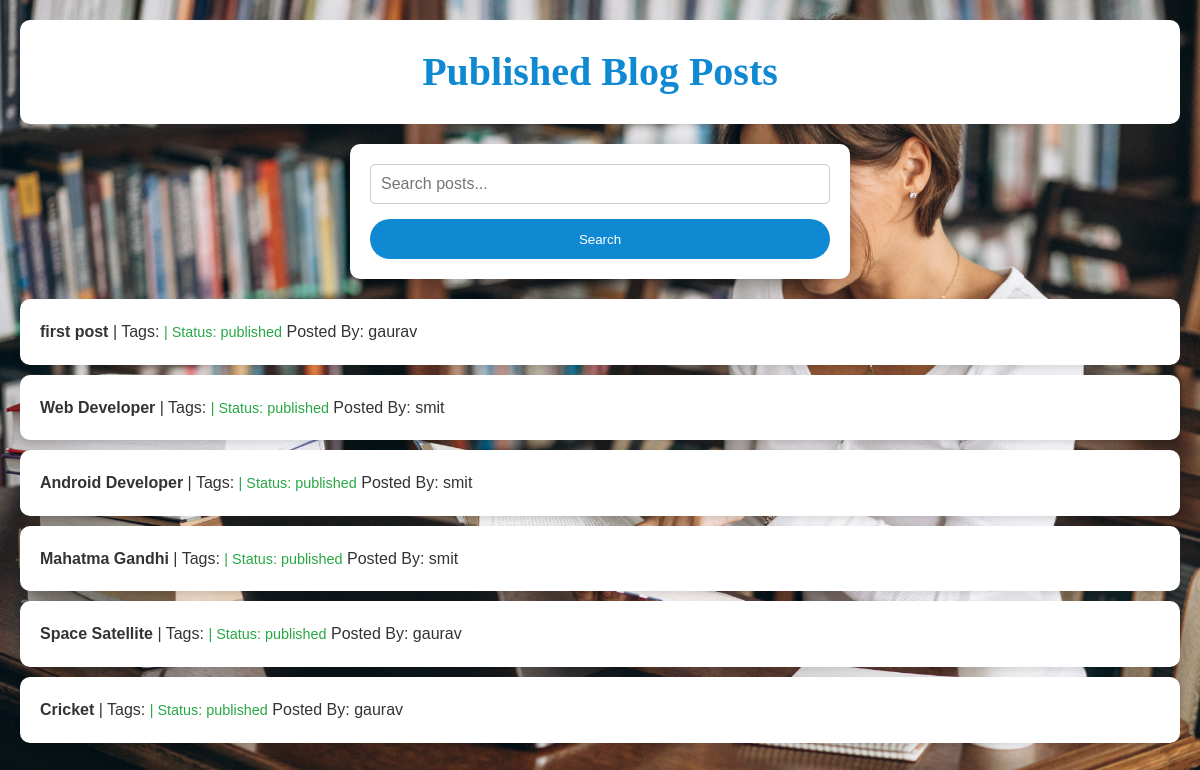
The page / on the database its author committed.
### tables this page shows
CREATE TABLE `posts` (
  `id` int(11) NOT NULL,
  `user_id` int(11) NOT NULL,
  `title` varchar(255) NOT NULL,
  `content` text NOT NULL,
  `tags` varchar(255) DEFAULT NULL,
  `status` enum('draft','published') DEFAULT 'draft',
  `created_at` timestamp NOT NULL DEFAULT current_timestamp()
);

CREATE TABLE `users` (
  `id` int(11) NOT NULL,
  `username` varchar(255) NOT NULL,
  `email` varchar(255) NOT NULL,
  `password` varchar(255) NOT NULL
);

### index.php (the view, shortened to what this page needs)
<?php
include('config/db.php');
$query = "SELECT posts.*, users.username
          FROM posts
          JOIN users ON posts.user_id = users.id
          WHERE posts.status = 'published'";
$stmt = $pdo->prepare($query);
$stmt->execute();
$posts = $stmt->fetchAll();
?>
<!DOCTYPE html>
<html>
<head>
    <link rel="stylesheet" type="text/css" href="css/style.css">
</head>
<body>
    <h1 class="dashboard-header">Published Blog Posts</h1>
    <div class="search-container">
        <form method="GET" action="index.php">
            <input type="text" name="search" placeholder="Search posts..." value="<?= isset($_GET['search']) ? htmlspecialchars($_GET['search']) : '' ?>">
            <button type="submit">Search</button>
        </form>
    </div>
    <ul>
    <?php foreach ($posts as $post): ?>
        <li>
            <a href="views/view_post.php?id=<?= $post['id'] ?>"><?= $post['title'] ?></a>
            <span class="tags">| Tags: <?= $post['tags'] ?></span>
            <span class="status <?= $post['status'] === 'published' ? 'published' : '' ?>">| Status: <?= $post['status'] ?></span>
            <span class="username"> Posted By: <?= $post['username'] ?></span>
        </li>
    <?php endforeach; ?>
    </ul>
</body>
</html>

### css/style.css (style rules this page uses)
* { margin: 0; padding: 0; box-sizing: border-box; }
body { font-family: 'Arial', sans-serif; background-color: #f4f4f4; color: #333; line-height: 1.6; margin: 20px; background-image: url("2.jpg"); background-size: 100%; background-attachment: fixed; }
form { background: white; padding: 20px; margin: 20px auto; box-shadow: 0 5px 15px rgba(0, 0, 0, 0.2); border-radius: 10px; max-width: 500px; }
form input[type="text"], form input[type="password"], form input[type="email"], textarea { width: 100%; padding: 10px; margin-bottom: 15px; border: 1px solid #ccc; border-radius: 5px; font-size: 1em; }
form button { height: 40px; width: 100%; background-color: rgb(16, 137, 211); color: #fff; border: none; border-radius: 50px; }
ul { list-style: none; padding: 0; }
li { background-color: white; margin: 10px 0; padding: 20px; border-radius: 10px; box-shadow: 0 3px 6px rgba(0, 0, 0, 0.1); }
li a { font-weight: bold; color: #333; text-decoration: none; }
.status { font-size: 0.9em; color: #999; }
.status.published { color: #28a745; }
.dashboard-header { background-color: white; color: rgb(16, 137, 211);; padding: 20px; text-align: center; border-radius: 10px; font-family: 'Times New Roman', Times, serif; font-size: 40px; }

### rows shown on the page
posts: title "first post", status "published", user.username "gaurav"
posts: title "Web Developer", status "published", user.username "smit"
posts: title "Android Developer", status "published", user.username "smit"
posts: title "Mahatma Gandhi", status "published", user.username "smit"
posts: title "Space Satellite", status "published", user.username "gaurav"
posts: title "Cricket", status "published", user.username "gaurav"
